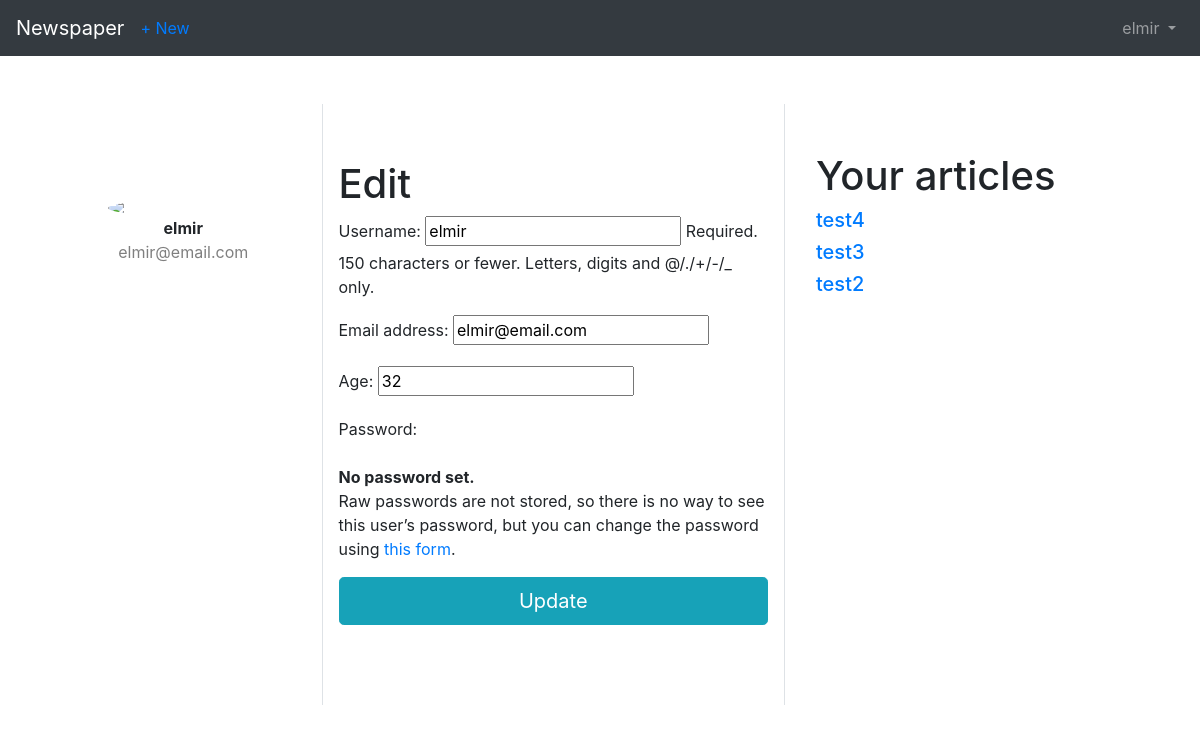
The page /users/profile_page/ (signed in) on the database as committed earlier.
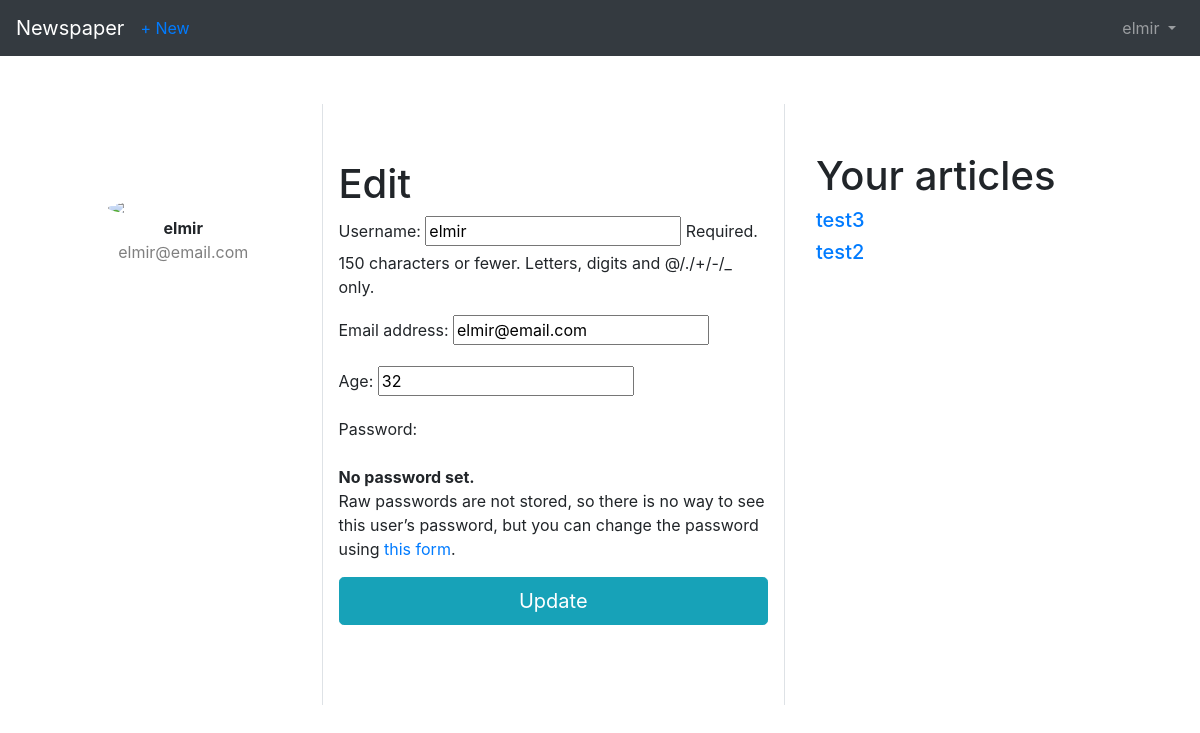
The same page on the database as committed later.
### articles/models.py (models this page shows, shortened)
class Articles(models.Model):
    title = models.CharField(max_length=255)
    body = models.TextField()
    date = models.DateTimeField(auto_now_add=True)
    author = models.ForeignKey(
        get_user_model(),
        on_delete=models.CASCADE,
        related_name='users'
    )
    def __str__(self):
        return self.title
    class Meta:
        ordering = ['-date',]

### users/views.py (the view)
# urls.py: path('profile_page/', ProfileView.as_view(), name="profile"),
class ProfileView(LoginRequiredMixin, UpdateView):
    template_name = 'user_profile.html'
    success_url = reverse_lazy('home')
    form_class = CustomUserChangeForm
    password = forms.CharField(label='', widget=forms.PasswordInput, help_text='Minimum 8 characters.')
    def get_object(self):
        return self.request.user
    def get_context_data(self, **kwargs):
       context = super(ProfileView, self).get_context_data(**kwargs)
       context['article_list'] = Articles.objects.all()
       return context

### users/forms.py
class CustomUserChangeForm(UserChangeForm):
    class Meta(UserChangeForm.Meta):
        model = CustomUser
        fields = ('username', 'email', 'age')

### templates/user_profile.html (shortened to what this page needs)
{% extends 'base.html' %}
{% block content %}
<div class="container rounded bg-white mt-5 mb-5">
    <div class="row">
        <div class="col border-right">
            <div class="d-flex flex-column align-items-center text-center p-3 py-5"><img class="rounded-circle mt-5" width="150px" src="https://st3.depositphotos.com/15648834/17930/v/600/depositphotos_179308454-stock-illustration-unknown-person-silhouette-glasses-profile.jpg"><span class="font-weight-bold">{{user}}</span><span class="text-black-50">{{user.email}}</span></div>
        </div>
        <div class="col-md-5 border-right">
            <div class="p-3 py-5">
                <div class="row mt-2">
                    <h1>Edit</h1>
                    <form action="" method="post">
                        {{ form.as_p }}
                        <button class="btn btn-info btn-lg btn-block" type="submit">Update</button>
                    </form>
                </div>
            </div>
        </div>
        <div class="col-md-4">
            <div class="p-3 py-5">
                <h1>Your articles</h1>
                {% for article in article_list %}
                    {% if article.author == user %}
                        <h5><a href="{% url 'article_detail' article.pk %}">{{ article }}</a></h5>
                    {% endif %}
                {% endfor %}
            </div>
        </div>
    </div>
</div>
</div>
{% endblock content %}

Rows that differ between the two databases and show on the page:
removed Articles: title "test4"
